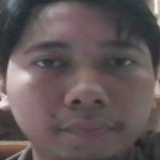
#> input picture backend/data/attendance_snapshots/att_5d9baac8-87c7-485e-95ba-35f1f0a14f49_1787349380.jpg, 160 x 160 px
$ python -i face_detector.py   (imports and definitions only)
#> lines starting #> are read from the running program, lines starting #| are printed output that depends on the picture
### backend/app/core/config.py
import os
from pathlib import Path
from dotenv import load_dotenv

BASE_DIR = Path(__file__).resolve().parent.parent.parent

# Load .env file from backend root or parent
for p in [BASE_DIR / ".env", BASE_DIR / "backend" / ".env", Path(".env")]:
    if p.exists():
        load_dotenv(dotenv_path=p)
        break

def find_model_path(filename: str) -> Path:
#> called with filename = 'face_detection_yunet.onnx'
    candidates = [
        BASE_DIR / "app" / "models" / filename,
        BASE_DIR / "backend" / "app" / "models" / filename,
        Path(__file__).resolve().parent.parent / "models" / filename,
        Path("/var/task/backend/app/models") / filename,
        Path("/var/task/app/models") / filename,
    ]
    for c in candidates:
        if c.exists():
            return c
    return BASE_DIR / "app" / "models" / filename

class Settings:
    PROJECT_NAME: str = os.getenv("PROJECT_NAME", "Absensi SKH Face Recognition API")
    VERSION: str = "1.0.0"
    API_V1_STR: str = "/api/v1"

    # Serverless detection (Vercel / Lambda)
    is_serverless: bool = bool(os.getenv("VERCEL") == "1" or "AWS_LAMBDA_FUNCTION_NAME" in os.environ)

    # Database URL: Active Supabase Cloud PostgreSQL with fallback
    default_supabase_url = "postgresql://postgres.lygoswawqplklqvnouao:Wkwkland55.@aws-0-ap-northeast-2.pooler.supabase.com:6543/postgres?sslmode=require"
    raw_db_url: str = os.getenv("DATABASE_URL", default_supabase_url)

    if not raw_db_url or (is_serverless and raw_db_url.startswith("sqlite")):
        raw_db_url = default_supabase_url

    if raw_db_url.startswith("postgres://"):
        raw_db_url = raw_db_url.replace("postgres://", "postgresql://", 1)
    DATABASE_URL: str = raw_db_url

    # Supabase Client Credentials
    SUPABASE_URL: str = os.getenv("SUPABASE_URL", "https://lygoswawqplklqvnouao.supabase.co")
    SUPABASE_ANON_KEY: str = os.getenv("SUPABASE_ANON_KEY", "")
    SUPABASE_SERVICE_ROLE_KEY: str = os.getenv("SUPABASE_SERVICE_ROLE_KEY", "")

    if is_serverless:
        temp_base = Path("/tmp")
        STORAGE_DIR: Path = temp_base / "data"
        STUDENT_PHOTOS_DIR: Path = temp_base / "data" / "student_photos"
        EMBEDDINGS_DIR: Path = temp_base / "data" / "embeddings"
        EXPORTS_DIR: Path = temp_base / "data" / "exports"
    else:
        STORAGE_DIR: Path = BASE_DIR / "data"
        STUDENT_PHOTOS_DIR: Path = BASE_DIR / "data" / "student_photos"
        EMBEDDINGS_DIR: Path = BASE_DIR / "data" / "embeddings"
        EXPORTS_DIR: Path = BASE_DIR / "data" / "exports"

    MODELS_DIR: Path = BASE_DIR / "app" / "models"

    # Deep Learning Model Paths (YuNet Face Detector & SFace Feature Recognizer)
    YUNET_MODEL_PATH: Path = find_model_path("face_detection_yunet.onnx")
    SFACE_MODEL_PATH: Path = find_model_path("face_recognition_sface.onnx")

    # Face Recognition Config
    SIMILARITY_THRESHOLD: float = float(os.getenv("SIMILARITY_THRESHOLD", "0.35"))
    MIN_FACE_SIZE: int = 40
    COOLDOWN_MINUTES: int = int(os.getenv("COOLDOWN_MINUTES", "60"))

    # School Operational Hours
    SCHOOL_START_TIME: str = os.getenv("SCHOOL_START_TIME", "07:30")
    SCHOOL_NAME: str = "SKH Santo Fransiskus Asisi"

    # Security
    SECRET_KEY: str = os.getenv("SECRET_KEY", "skh-fransiskus-asisi-super-secret-key-2026")
    ACCESS_TOKEN_EXPIRE_MINUTES: int = int(os.getenv("ACCESS_TOKEN_EXPIRE_MINUTES", str(60 * 24)))

settings = Settings()

# Ensure directories exist safely
try:
    os.makedirs(settings.STORAGE_DIR, exist_ok=True)
    os.makedirs(settings.STUDENT_PHOTOS_DIR, exist_ok=True)
    os.makedirs(settings.EMBEDDINGS_DIR, exist_ok=True)
    os.makedirs(settings.EXPORTS_DIR, exist_ok=True)
    os.makedirs(settings.MODELS_DIR, exist_ok=True)
except Exception as e:
    print(f"[NOTICE] Storage directory init: {e}")

### backend/app/services/face_detector.py
import os
import cv2
import numpy as np
import base64
import io
from PIL import Image
from typing import Tuple, Optional, Dict, Any
from backend.app.core.config import settings
#> further down, picture is the input picture: shape (160, 160, 3); mean B, G, R 87.6, 87, 98.8

class FaceDetector:
    def __init__(self):
        self.yunet_detector = None
        self.face_cascade = None

        # 1. Initialize YuNet Deep Learning Detector
        if os.path.exists(settings.YUNET_MODEL_PATH):
            try:
                self.yunet_detector = cv2.FaceDetectorYN.create(
                    model=str(settings.YUNET_MODEL_PATH),
                    config="",
                    input_size=(640, 480),
                    score_threshold=0.55,
                    nms_threshold=0.3,
                    top_k=5000
                )
                print("[INFO] YuNet Deep Face Detector initialized.")
            except Exception as e:
                print(f"[WARNING] YuNet initialization error: {e}")

        # 2. Fallback Haar cascade
        try:
            if hasattr(cv2, 'CascadeClassifier') and hasattr(cv2, 'data') and hasattr(cv2.data, 'haarcascades'):
                cascade_path = cv2.data.haarcascades + 'haarcascade_frontalface_default.xml'
                self.face_cascade = cv2.CascadeClassifier(cascade_path)
        except Exception as e:
            print(f"[INFO] Haar cascade fallback notice: {e}")

    def decode_base64_image(self, base64_str: str) -> Optional[np.ndarray]:
        """Decode base64 image data into OpenCV BGR numpy array."""
        try:
            if "," in base64_str:
                base64_str = base64_str.split(",")[1]
            img_bytes = base64.b64decode(base64_str)
            img = Image.open(io.BytesIO(img_bytes)).convert("RGB")
            img_np = np.array(img)
            img_bgr = cv2.cvtColor(img_np, cv2.COLOR_RGB2BGR)
            return img_bgr
        except Exception as e:
            print(f"Error decoding base64 image: {e}")
            return None

    def detect_face(self, img_bgr: np.ndarray) -> Tuple[Optional[np.ndarray], Optional[Dict[str, int]], Optional[np.ndarray]]:
        """
        Detect face using YuNet (Deep Learning) or Haar Cascade fallback.
        Returns: (cropped_face, bbox_dict, raw_face_meta)
        """
        if img_bgr is None:
            return None, None, None

        img_h, img_w = img_bgr.shape[:2]
#> img_h = 160; img_w = 160

        # 1. Primary: YuNet Deep Learning Detection
        if self.yunet_detector is not None:
            try:
                self.yunet_detector.setInputSize((img_w, img_h))
                _, faces = self.yunet_detector.detect(img_bgr)
                if faces is not None and len(faces) > 0:
                    # Pick largest face
                    best_face = max(faces, key=lambda f: f[2] * f[3])
                    x, y, w, h = int(best_face[0]), int(best_face[1]), int(best_face[2]), int(best_face[3])

                    # Ensure within bounds
                    x = max(0, x)
                    y = max(0, y)
                    w = min(w, img_w - x)
                    h = min(h, img_h - y)

                    face_roi = img_bgr[y:y+h, x:x+w]
                    cropped = cv2.resize(face_roi, (160, 160)) if (w > 0 and h > 0) else img_bgr
                    bbox = {"x": x, "y": y, "w": w, "h": h}
                    return cropped, bbox, best_face
            except Exception as e:
                print(f"[WARNING] YuNet detection error, falling back: {e}")

        # 2. Secondary Fallback: Haar Cascade
        if self.face_cascade is not None and not self.face_cascade.empty():
            try:
                gray = cv2.cvtColor(img_bgr, cv2.COLOR_BGR2GRAY)
                gray = cv2.equalizeHist(gray)
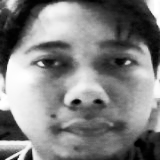
#> gray: shape (160, 160); min 0, max 255, mean 128.9
                faces = self.face_cascade.detectMultiScale(
                    gray,
                    scaleFactor=1.1,
                    minNeighbors=3,
                    minSize=(40, 40)
                )
#> faces = [[8, 9, 144, 144]]
                if len(faces) > 0:
                    largest = max(faces, key=lambda r: r[2] * r[3])
#> largest = [8, 9, 144, 144]
                    x, y, w, h = int(largest[0]), int(largest[1]), int(largest[2]), int(largest[3])
#> x = 8; y = 9; w = 144; h = 144
                    face_roi = img_bgr[y:y+h, x:x+w]
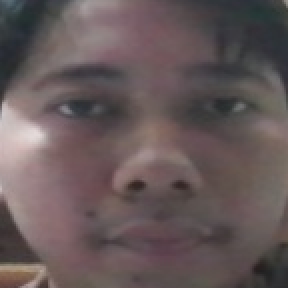
#> face_roi: shape (144, 144, 3) (shown 2 times larger); mean B, G, R 89.1, 88.4, 101.6
                    cropped = cv2.resize(face_roi, (160, 160))
                    bbox = {"x": x, "y": y, "w": w, "h": h}
#> bbox = {'x': 8, 'y': 9, 'w': 144, 'h': 144}
                    return cropped, bbox, None
            except Exception as e:
                print(f"[WARNING] Haar error: {e}")

        # 3. Adaptive Center Fallback
        box_w = int(img_w * 0.45)
        box_h = int(img_h * 0.55)
        x = (img_w - box_w) // 2
        y = int(img_h * 0.15)
        face_roi = img_bgr[y:y+box_h, x:x+box_w]
        cropped = cv2.resize(face_roi, (160, 160))
        bbox = {"x": x, "y": y, "w": box_w, "h": box_h}
        return cropped, bbox, None

face_detector = FaceDetector()

>>> import cv2
>>> picture = cv2.imread('../../data/attendance_snapshots/att_5d9baac8-87c7-485e-95ba-35f1f0a14f49_1787349380.jpg')
>>> result = FaceDetector().detect_face(picture)
